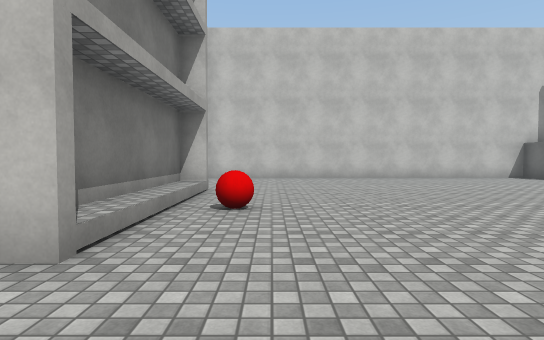
View 1 (above)

20 first-person views from a walk through a 3-D level made in the Unity game engine. The camera is 1.3 m above the floor, tilts 2° down and sees 80° across. The floor is counted in squares, 2 m on a side. Each view is taken from the middle of a square. On the plan, view 1 faces up. The plan holds only what a view shows up to about 10 squares ahead; the rest is blank. The player character is not drawn. Surface patterns are stand-ins for the level's own textures.

View 2
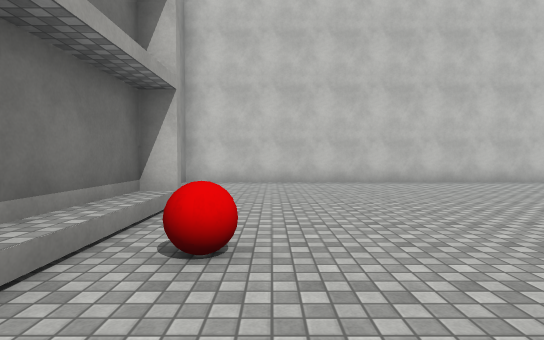

View 3
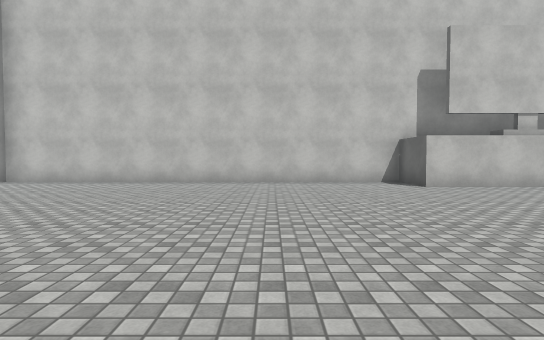

View 4
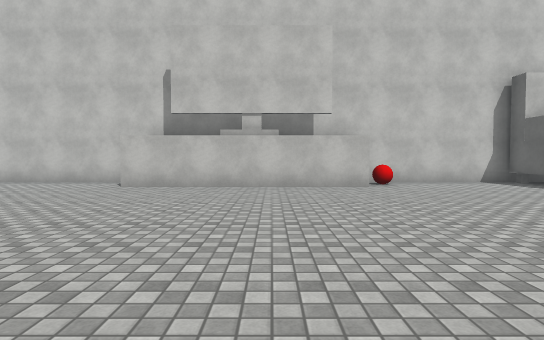

View 5
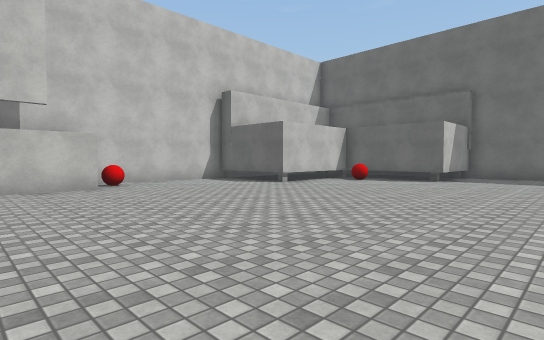

View 6
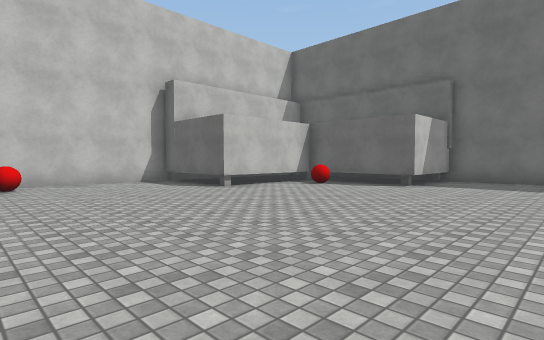

View 7
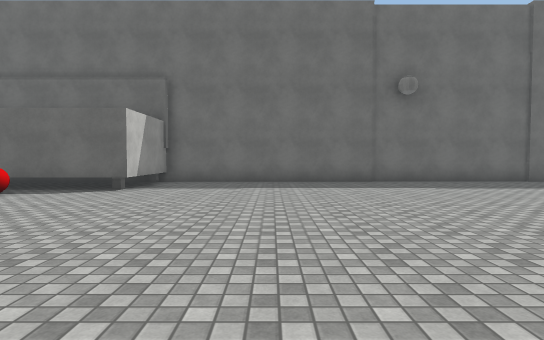

View 8
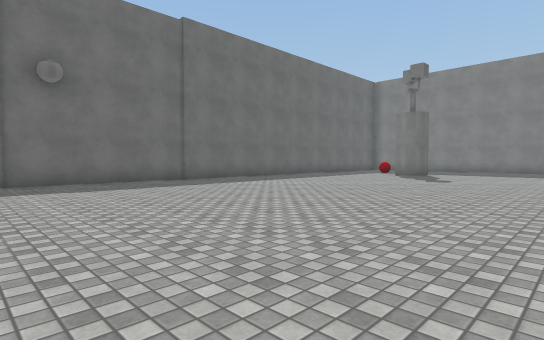

View 9
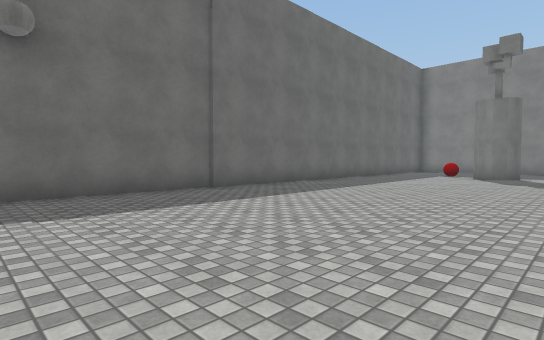

View 10
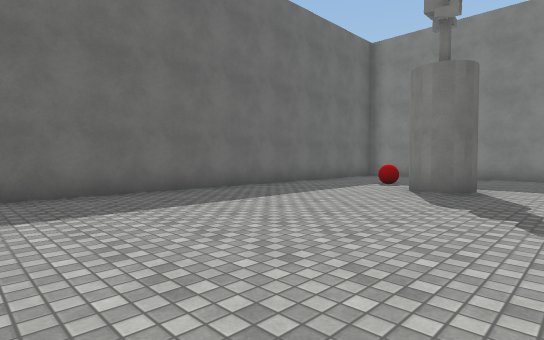

View 11
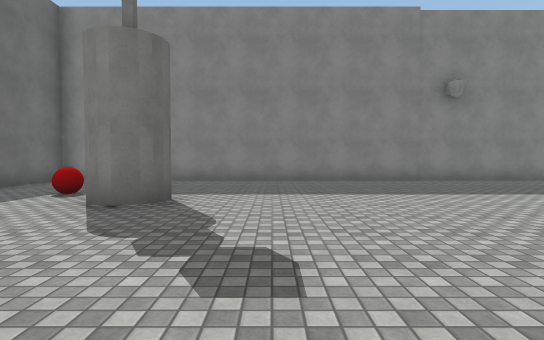

View 12
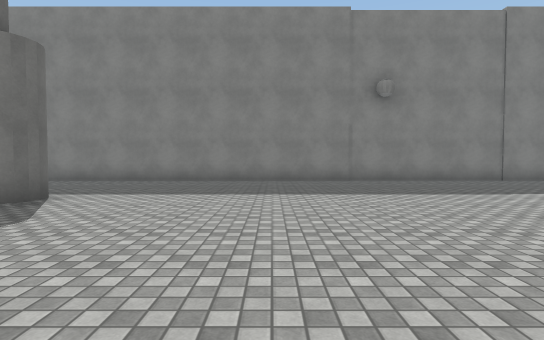

View 13
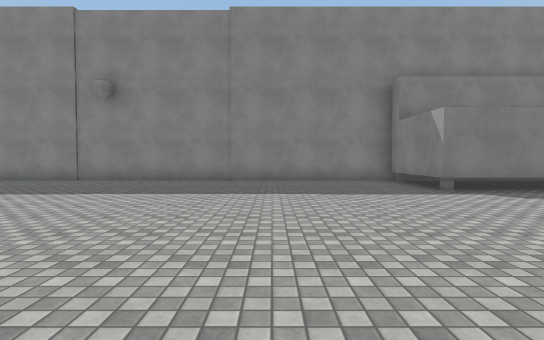

View 14
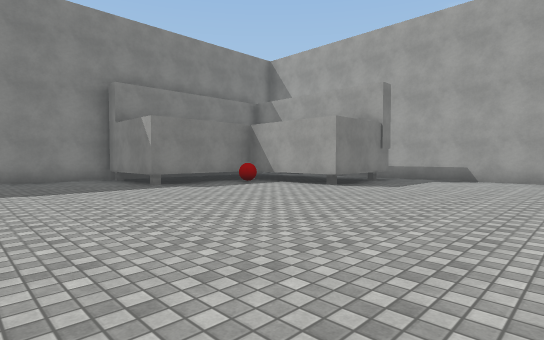

View 15
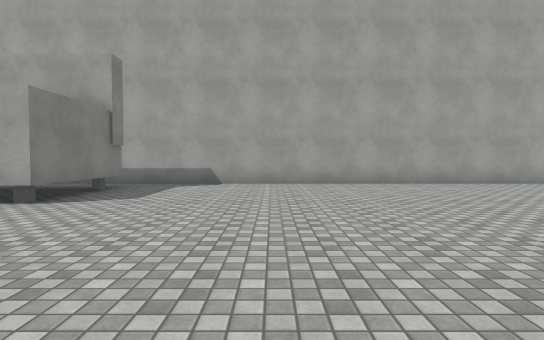

View 16
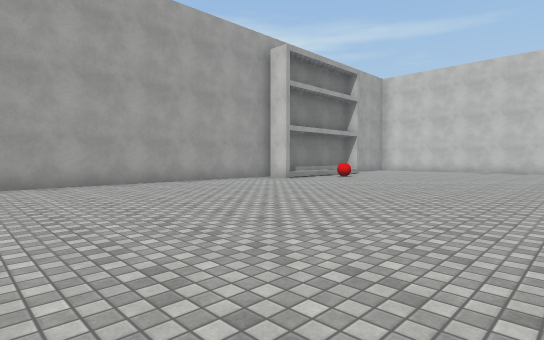

View 17
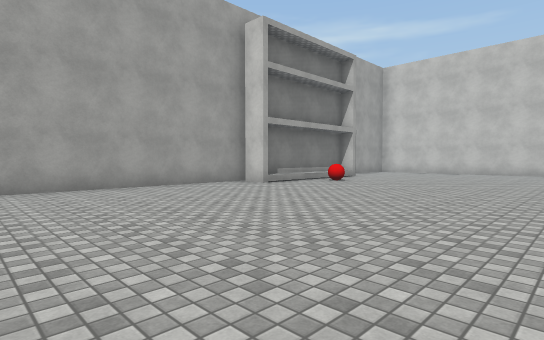

View 18
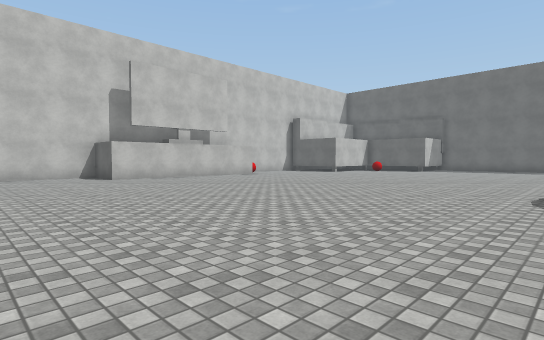

View 19
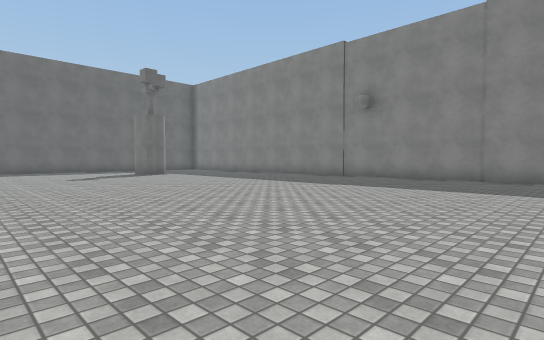

View 20
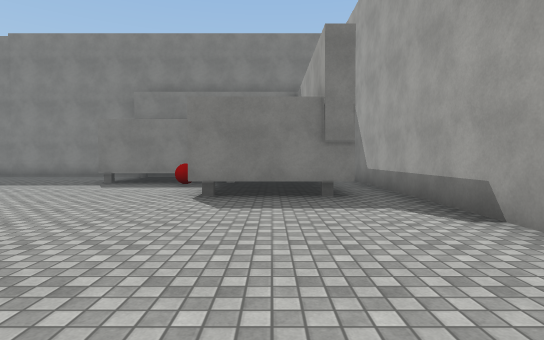

### Floor plan
Points are (right, up) in squares from view 1. A wall is a line through its corners. A room is listed if a view was taken in it or the views show most of it. See-through windows are left out.
Room 1 (views 1, 2, 3, 4, 5, 6, 7, 8, 9, 10, 11, 12, 13, 14, 15, 16, 17, 18, 19, 20)
walls: (1.4, -12.4) (1.4, -14.5) (3.6, -14.5); (4.6, -15.4) (4.6, -16.5); (-1.2, 2) (-2.1, 2); (-0.5, -11.4) (0.6, -11.4); (14.2, 9.4) (8.5, 9.4) (8.5, 11) (-2.4, 11); (21.7, 5.4) (21.7, 8.1) (19.4, 8.1); (18.5, 8.4) (18.5, 10.9); (-2.4, 2.4) (-2.4, -15.4); (4.4, -17.5) (24.1, -17.5) (24.1, 4.5); (23.5, 5) (22.4, 5); (-1.2, 6.5) (-1.8, 6.5) (-1.8, 2.6); (18.9, 11) (14.6, 11)
objects: other object (-1, -12); other object (1, -12); other object (4, -17); other object (4, -15); other object (19, 8); other object (22, 5); other object (24, 5)

Positions as (right, up) in squares from view 1, and headings:
1: (0, 0), facing up
2: (0, 2), facing up
3: (5, 2), facing up
4: (12, 2), facing up
5: (12, 2), facing up-right
6: (14, 2), facing up-right
7: (15, 2), facing right
8: (15, 0), facing down-right
9: (18, -1), facing down-right
10: (18, -6), facing down-right
11: (18, -8), facing down
12: (16, -8), facing down
13: (8, -8), facing down
14: (8, -7), facing down-left
15: (6, -8), facing left
16: (6, -6), facing up-left
17: (5, -4), facing up-left
18: (5, -1), facing up-right
19: (7, -7), facing down-right
20: (0, -6), facing down
